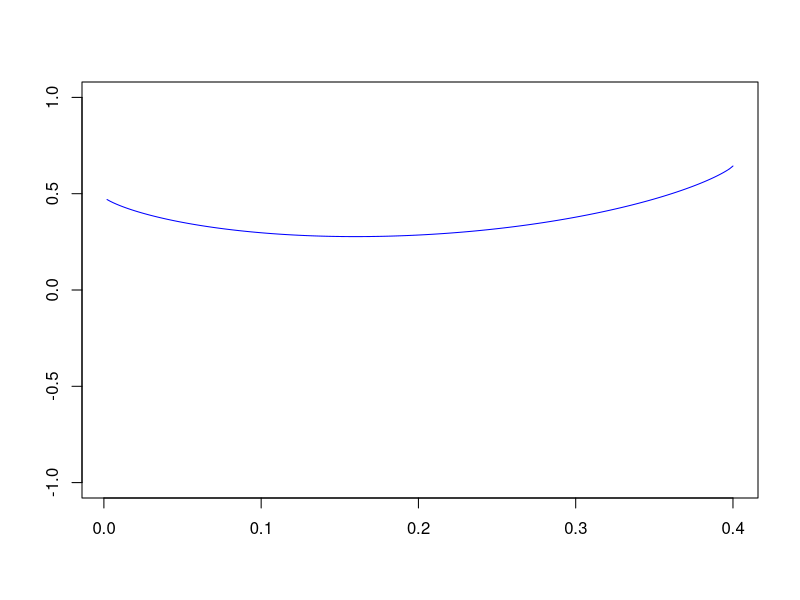

Generate this figure with R:
x=c(0.002,0.004,0.00600000000000001,0.00800000000000001,0.01,0.012,0.014,0.016,0.018,0.02,0.022,0.024,0.026,0.028,0.03,0.032,0.034,0.036,0.038,0.04,0.042,0.044,0.046,0.048,0.05,0.052,0.054,0.056,0.0580000000000001,0.0600000000000001,0.0620000000000001,0.0640000000000001,0.0660000000000001,0.0680000000000001,0.0700000000000001,0.0720000000000001,0.0740000000000001,0.0760000000000001,0.0780000000000001,0.0800000000000001,0.0820000000000001,0.0840000000000001,0.0860000000000001,0.0880000000000001,0.0900000000000001,0.0920000000000001,0.0940000000000001,0.0960000000000001,0.0980000000000001,0.1,0.102,0.104,0.106,0.108,0.11,0.112,0.114,0.116,0.118,0.12,0.122,0.124,0.126,0.128,0.13,0.132,0.134,0.136,0.138,0.14,0.142,0.144,0.146,0.148,0.15,0.152,0.154,0.156,0.158,0.16,0.162,0.164,0.166,0.168,0.17,0.172,0.174,0.176,0.178,0.18,0.182,0.184,0.186,0.188,0.19,0.192,0.194,0.196,0.198,0.2,0.202,0.204,0.206,0.208,0.21,0.212,0.214,0.216,0.218,0.22,0.222,0.224,0.226,0.228,0.23,0.232,0.234,0.236,0.238,0.24,0.242,0.244,0.246,0.248,0.25,0.252,0.254,0.256,0.258,0.26,0.262,0.264,0.266,0.268,0.27,0.272,0.274,0.276,0.278,0.28,0.282,0.284,0.286,0.288,0.29,0.292,0.294,0.296,0.298,0.3,0.302,0.304,0.306,0.308,0.31,0.312,0.314,0.316,0.318,0.32,0.322,0.324,0.326,0.328,0.33,0.332,0.334,0.336,0.338,0.34,0.342,0.344,0.346,0.348,0.35,0.352,0.354,0.356,0.358,0.36,0.362,0.364,0.366,0.368,0.37,0.372,0.374,0.376,0.378,0.38,0.382,0.384,0.386,0.388,0.39,0.392,0.394,0.396,0.398,0.4)
y=c(0.469808425567724,0.460810368420868,0.452868908614585,0.445617197283347,0.438881033156444,0.432557835755766,0.426579841628734,0.420898904366436,0.415479038962971,0.410292326554189,0.405316475183648,0.400533275324729,0.395927573919587,0.391486565988726,0.387199289666451,0.383056256482401,0.379049174424709,0.375170736383269,0.371414455745824,0.367774536698122,0.364245770527077,0.360823451719667,0.357503309348012,0.354281450410482,0.351154312633208,0.348118624836557,0.345171373409466,0.342309773758856,0.339531245844558,0.336833393094468,0.334213984135944,0.33167093688876,0.329202304650282,0.326806263870786,0.324481103370182,0.322225214790125,0.320037084109841,0.317915284081878,0.315858467466706,0.313865360963752,0.311934759751816,0.31006552256457,0.308256567237477,0.306506866671341,0.30481544516519,0.303181375077505,0.301603773780158,0.300081800873969,0.298614655638708,0.297201574693668,0.295841829847821,0.294534726121055,0.293279599920098,0.292075817354617,0.290922772680596,0.289819886859499,0.288766606222963,0.287762401233849,0.286806765335441,0.285899213881397,0.285039283139832,0.284226529365552,0.283460527935028,0.282740872539249,0.28206717443003,0.28143906171577,0.28085617870303,0.280318185280623,0.27982475634321,0.279375581251665,0.278970363327697,0.278608819380469,0.278290679263099,0.278015685457158,0.277783592683406,0.277594167537172,0.277447188146899,0.277342443854524,0.27727973491645,0.277258872223978,0.277279677042161,0.277341980766133,0.277445624694025,0.277590459815685,0.277776346616449,0.278003154895312,0.278270763596867,0.278579060656462,0.278927942858072,0.279317315704409,0.279747093298866,0.280217198238917,0.280727561520632,0.281278122454014,0.281868828588894,0.282499635651157,0.283170507489105,0.283881416029783,0.284632341245159,0.285423271128029,0.286254201677592,0.287125136894649,0.288036088786403,0.288987077380888,0.289978130751057,0.29100928504861,0.29208058454766,0.293192081698378,0.29434383719076,0.295535920028735,0.296768407614831,0.298041385845654,0.299354949218491,0.300709200949369,0.302104253102939,0.303540226734607,0.30501725204538,0.306535468549921,0.308095025258382,0.309696080872631,0.311338803997536,0.313023373368043,0.31474997809285,0.316518817915556,0.318330103494223,0.320184056700407,0.322080910938781,0.324020911488584,0.326004315868244,0.328031394224644,0.330102429748622,0.332217719118468,0.334377572973307,0.33658231641848,0.338832289565173,0.341127848106825,0.343469363935036,0.345857225797993,0.348291840004706,0.350773631178703,0.353303043065181,0.355880539396021,0.358506604817567,0.361181745886536,0.363906492140066,0.36668139724652,0.369507040244433,0.372384026877823,0.375312991037021,0.3782945963153,0.381329537692774,0.384418543360467,0.387562376699089,0.390761838428869,0.394017768948986,0.39733105088757,0.400702611886139,0.404133427645664,0.407624525265343,0.411176986909712,0.414791953845098,0.418470630892703,0.422214291353099,0.426024282465815,0.429902031478305,0.433849052411342,0.437866953623271,0.441957446294181,0.446122353973797,0.450363623364754,0.454683336547277,0.459083724894008,0.46356718497705,0.468136296836574,0.472793845065657,0.477542843275365,0.482386562645326,0.487328565449415,0.492372744689257,0.497523371292734,0.502785150772869,0.508163291842747,0.51366359031662,0.519292532806744,0.525057426423227,0.530966563177935,0.537029431541229,0.543256993378802,0.549662053670154,0.556259765473127,0.563068338314343,0.57011006415024,0.577412861844971,0.585012716404435,0.592957774237546,0.601315798796882,0.610189370560552,0.619752690799268,0.630372608378556,0.643775164973636)
plot(x,y,ylim=c(-1,1),xlab="",ylab="",type="l",col="blue")
dev.print(device=jpeg, "plotq.jpg", width=600)
